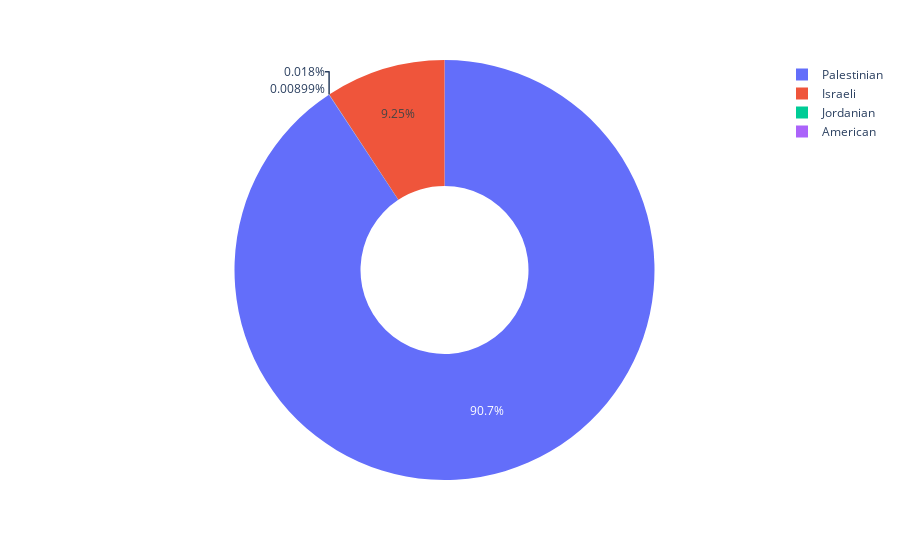

Here is the notebook cell this chart was saved with:
### Code cell
# Visualizing using a donut chart
px.pie(incident_by_citizenship, values="incident count", names="citizenship", hole=0.4)

### Figure 1 — Plotly figure (JSON) as saved in the notebook; plotly's stock layout.template omitted (floating-point values rounded to 4 significant figures)
{"data": [{"domain": {"x": [0, 1], "y": [0, 1]}, "hole": 0.4, "hovertemplate": "citizenship=%{label}<br>incident count=%{value}<extra></extra>", "labels": ["American", "Israeli", "Jordanian", "Palestinian"], "legendgroup": "", "name": "", "showlegend": true, "type": "pie", "values": [1, 1029, 2, 10092]}], "layout": {"legend": {"tracegroupgap": 0}, "margin": {"t": 60}}}
